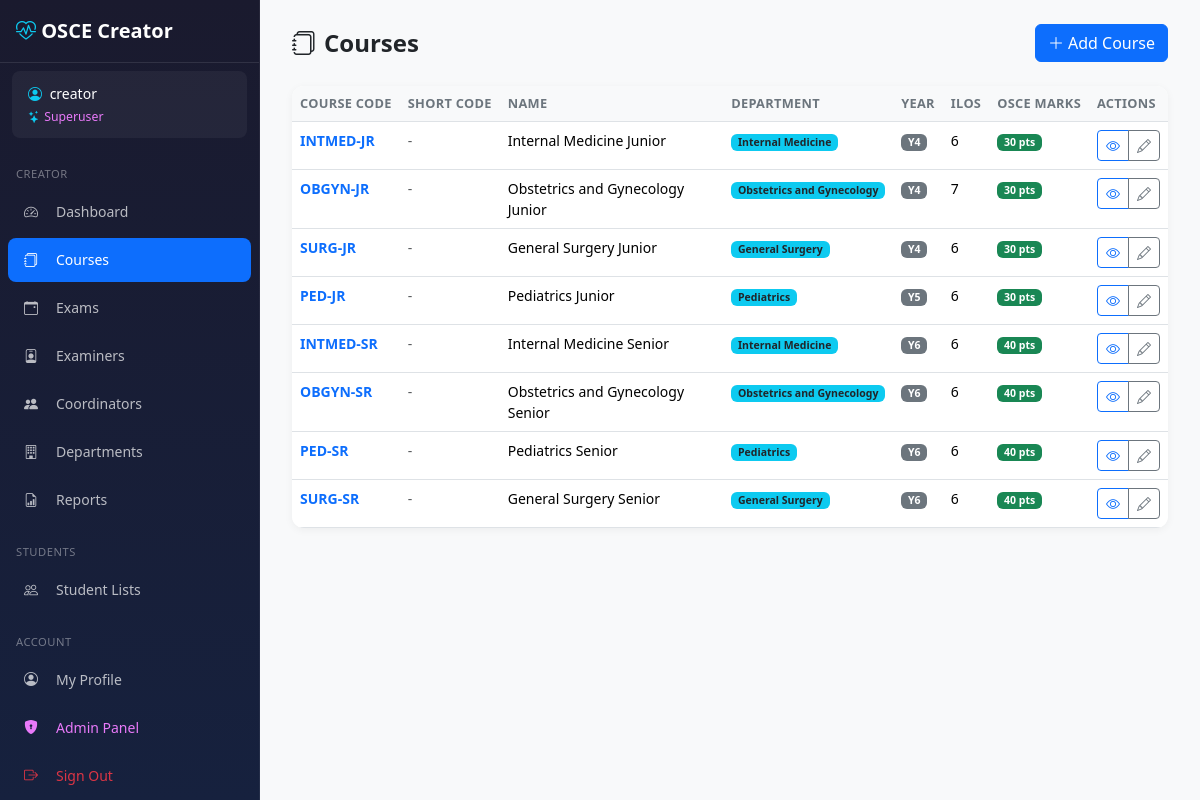
/creator/courses/ (signed in), run on the app's committed database.
### core/models/examiner.py (models this page shows, shortened)
class Examiner(AbstractBaseUser, PermissionsMixin, TimestampMixin):
    ROLE_EXAMINER    = 'examiner'
    ROLE_COORDINATOR = 'coordinator'
    ROLE_ADMIN       = 'admin'
    ROLE_CHOICES = [
        (ROLE_EXAMINER,    'Examiner'),
        (ROLE_COORDINATOR, 'Coordinator'),
        (ROLE_ADMIN,       'Admin'),
    ]
    POSITION_HEAD      = 'head'
    POSITION_RTA       = 'rta'
    POSITION_ORGANIZER = 'organizer'
    POSITION_CHOICES = [
        (POSITION_HEAD,      'Head'),
        (POSITION_RTA,       'RTA'),
        (POSITION_ORGANIZER, 'Organizer'),
    ]
    id = models.AutoField(primary_key=True)
    username = models.CharField(max_length=80, unique=True)
    email = models.EmailField(max_length=120, blank=True, default='')
    full_name = models.CharField(max_length=150)
    title = models.CharField(max_length=20, blank=True, default='')  # Dr., Prof.
    department = models.CharField(max_length=100, blank=True, default='')
    coordinator_department = models.ForeignKey(
        'core.Department',
        null=True, blank=True,
        on_delete=models.SET_NULL,
        related_name='coordinators',
        db_index=True,
    )
    coordinator_position = models.CharField(
        max_length=10,
        choices=POSITION_CHOICES,
        blank=True, default='',
    )
    role = models.CharField(max_length=20, choices=ROLE_CHOICES, default=ROLE_EXAMINER)
    is_active = models.BooleanField(default=True)
    is_staff = models.BooleanField(default=False)
    is_deleted = models.BooleanField(default=False)
    deleted_at = models.DateTimeField(null=True, blank=True)
    objects = ExaminerManager()
    USERNAME_FIELD = 'username'
    REQUIRED_FIELDS = ['full_name']
    class Meta:
        db_table = 'examiners'
        verbose_name = 'Examiner'
        verbose_name_plural = 'Examiners'
        constraints = [
            models.CheckConstraint(
                condition=models.Q(
                    models.Q(role='coordinator', _negated=True)
                ) | models.Q(coordinator_department__isnull=False),
                name='coordinator_must_have_department',
            ),
            models.CheckConstraint(
                condition=models.Q(
                    models.Q(role='coordinator', _negated=True)
                ) | ~models.Q(coordinator_position=''),
                name='coordinator_must_have_position',
            ),
            models.CheckConstraint(
                condition=models.Q(role='coordinator') | models.Q(
                    coordinator_department__isnull=True,
                    coordinator_position='',
                ),
                name='non_coordinator_no_dept_fields',
            ),
        ]
    @property
    def display_name(self):
        if self.title:
            return f"{self.title} {self.full_name}"
        return self.full_name

### core/models/course.py (models this page shows, shortened)
class Course(TimestampMixin):
    id = models.AutoField(primary_key=True)
    code = models.CharField(max_length=20, unique=True)
    short_code = models.CharField(max_length=20, blank=True, default='')
    name = models.CharField(max_length=100)
    description = models.TextField(blank=True, default='')
    year_level = models.IntegerField(default=1)
    department = models.ForeignKey(
        'core.Department',
        on_delete=models.SET_NULL,
        null=True, blank=True,
        related_name='courses',
        help_text='Department responsible for this course',
    )
    osce_mark = models.PositiveIntegerField(
        null=True, blank=True,
        help_text='Total OSCE mark for this course (entered manually, e.g. 50)',
    )
    class Meta:
        db_table = 'courses'

### core/models/department.py (models this page shows, shortened)
class Department(TimestampMixin):
    name = models.CharField(max_length=150, unique=True)
    class Meta:
        db_table = 'departments'
        ordering = ['name']
        verbose_name = 'Department'
        verbose_name_plural = 'Departments'

### creator/views/courses.py (the view)
# urls.py: path('courses/', courses.course_list, name='course_list'),
@login_required
def course_list(request):
    courses = Course.objects.order_by('year_level', 'code').all()
    return render(request, 'creator/courses/list.html', {'courses': courses})

### core/context_processors.py (called while the page is built)
def admin_token(request):
    if hasattr(request, 'user') and request.user.is_authenticated and request.user.is_staff:
        return {'ADMIN_TOKEN': settings.SECRET_ADMIN_URL}
    return {'ADMIN_TOKEN': ''}

### templates/creator/courses/list.html (shortened to what this page needs)
{% extends 'creator/base_creator.html' %}
{% block content %}
<div class="page-header d-flex flex-wrap justify-content-between align-items-center gap-2">
    <div>
        <h1><i class="bi bi-journals me-2"></i>Courses</h1>
    </div>
    <a href="{% url 'creator:course_create' %}" class="btn btn-primary">
        <i class="bi bi-plus-lg me-1"></i>Add Course
    </a>
</div>
<div class="table-card">
    <div class="table-responsive">
    <table class="table table-hover mb-0">
        <thead>
            <tr>
                <th>Course Code</th>
                <th>Short Code</th>
                <th>Name</th>
                <th>Department</th>
                <th>Year</th>
                <th>ILOs</th>
                <th>OSCE Marks</th>
                <th>Actions</th>
            </tr>
        </thead>
        <tbody>
            {% for course in courses %}
            <tr>
                <td>
                    <a href="{% url 'creator:course_detail' course.id %}" class="text-decoration-none fw-bold">
                        {{ course.code }}
                    </a>
                </td>
                <td>
                    {% if course.short_code %}
                        <span class="badge bg-primary">{{ course.short_code }}</span>
                    {% else %}
                        <span class="text-muted">-</span>
                    {% endif %}
                </td>
                <td>{{ course.name }}</td>
                <td>
                    {% if course.department %}
                        <span class="badge bg-info text-dark">{{ course.department.name }}</span>
                    {% else %}
                        <span class="text-muted">—</span>
                    {% endif %}
                </td>
                <td><span class="badge bg-secondary">Y{{ course.year_level }}</span></td>
                <td>{{ course.ilos.count }}</td>
                <td>
                    {% if course.osce_mark %}
                        <span class="badge bg-success">{{ course.osce_mark }} pts</span>
                    {% else %}
                        <span class="text-danger small"><i class="bi bi-exclamation-circle me-1"></i>Not set</span>
                    {% endif %}
                </td>
                <td>
                    <div class="btn-group btn-group-sm">
                        <a href="{% url 'creator:course_detail' course.id %}" class="btn btn-outline-primary" title="View"><i class="bi bi-eye"></i></a>
                        <a href="{% url 'creator:course_edit' course.id %}" class="btn btn-outline-secondary" title="Edit"><i class="bi bi-pencil"></i></a>
                    </div>
                </td>
            </tr>
            {% endfor %}
        </tbody>
    </table>
    </div>
</div>
{% endblock %}

### templates/creator/base_creator.html (shortened to what this page needs)
{% load static %}
<!DOCTYPE html>
<html lang="en">
<head>
    <link href="https://cdn.jsdelivr.net/npm/bootstrap@5.3.2/dist/css/bootstrap.min.css" rel="stylesheet">
    <link href="https://cdn.jsdelivr.net/npm/bootstrap-icons@1.11.1/font/bootstrap-icons.css" rel="stylesheet">
    <link href="{% static 'css/creator.css' %}" rel="stylesheet">
</head>
<body>
    <nav id="creatorSidebar"
         class="sidebar offcanvas-lg offcanvas-start"
         tabindex="-1"
         aria-labelledby="sidebarLabel">
        <div class="offcanvas-body d-flex flex-column p-0">
            <div class="brand d-none d-lg-block">
                <i class="bi bi-heart-pulse"></i> OSCE Creator
            </div>
            {% if user.is_authenticated %}
            <div class="user-info">
                <div><i class="bi bi-person-circle me-1"></i> <span class="user-name">{{ user.display_name|default:user.username }}</span></div>
                <small class="d-block mt-1">
                    {% if user.is_superuser %}
                    <span style="color:#e879f9;"><i class="bi bi-stars me-1"></i>Superuser</span>
                    {% elif user.role == 'admin' %}
                    <span style="color:#f0c040;"><i class="bi bi-shield-fill me-1"></i>Admin</span>
                    {% else %}
                    <span class="text-muted">Examiner</span>
                    {% endif %}
                </small>
            </div>
            {% endif %}
            <div class="nav-section">Creator</div>
            <ul class="nav flex-column">
                <li class="nav-item">
                    <a class="nav-link {% if '/creator/' in request.path and request.path == '/creator/' or request.path == '/creator' %}active{% endif %}"
                       href="{% url 'creator:dashboard' %}">
                        <i class="bi bi-speedometer2"></i> Dashboard
                    </a>
                </li>
                <li class="nav-item">
                    <a class="nav-link {% if '/creator/courses' in request.path %}active{% endif %}"
                       href="{% url 'creator:course_list' %}">
                        <i class="bi bi-journals"></i> Courses
                    </a>
                </li>
                <li class="nav-item">
                    <a class="nav-link {% if '/creator/exams' in request.path %}active{% endif %}"
                       href="{% url 'creator:exam_list' %}">
                        <i class="bi bi-calendar-event"></i> Exams
                    </a>
                </li>
                <li class="nav-item">
                    <a class="nav-link {% if '/creator/examiners' in request.path %}active{% endif %}"
                       href="{% url 'creator:examiner_list' %}">
                        <i class="bi bi-person-badge"></i> Examiners
                    </a>
                </li>
                {% if user.is_superuser or user.role == 'admin' %}
                <li class="nav-item">
                    <a class="nav-link {% if '/creator/coordinators' in request.path %}active{% endif %}"
                       href="{% url 'creator:coordinator_list' %}">
                        <i class="bi bi-people-fill"></i> Coordinators
                    </a>
                </li>
                <li class="nav-item">
                    <a class="nav-link {% if '/creator/departments' in request.path %}active{% endif %}"
                       href="{% url 'creator:department_list' %}">
                        <i class="bi bi-building"></i> Departments
                    </a>
                </li>
                {% endif %}
                <li class="nav-item">
                    <a class="nav-link {% if '/creator/reports' in request.path %}active{% endif %}"
                       href="{% url 'creator:reports_index' %}">
                        <i class="bi bi-file-earmark-bar-graph"></i> Reports
                    </a>
                </li>
            </ul>
            {% if perms.core.can_view_student_list %}
            <div class="nav-section">Students</div>
            <ul class="nav flex-column">
                <li class="nav-item">
                    <a class="nav-link {% if request.path == '/creator/students/' %}active{% endif %}" href="{% url 'creator:student_list' %}">
                        <i class="bi bi-people"></i> Student Lists
                    </a>
                </li>
            </ul>
            {% endif %}
            <div class="mt-auto">
                <div class="nav-section">Account</div>
                <ul class="nav flex-column mb-3">
                    <li class="nav-item">
                        <a class="nav-link {% if request.path == '/profile/' %}active{% endif %}" href="{% url 'profile' %}">
                            <i class="bi bi-person-circle"></i> My Profile
                        </a>
                    </li>
                    {% if user.is_staff %}
                    <li class="nav-item">
                        <form method="POST" action="{% url 'admin_gateway' %}" id="admin-gateway-form">
                            <button type="submit" class="nav-link w-100 text-start border-0 bg-transparent"
                                    style="color:#e879f9;">
                                <i class="bi bi-shield-lock-fill"></i> Admin Panel
                            </button>
                        </form>
                    </li>
                    {% endif %}
                    <li class="nav-item">
                        <a class="nav-link text-danger" href="{% url 'creator:logout' %}">
                            <i class="bi bi-box-arrow-right"></i> Sign Out
                        </a>
                    </li>
                </ul>
            </div>
        </div>
    </nav>
    <main class="main-content">
        <div class="toast-container position-fixed top-0 end-0 p-3" style="z-index: 9999;">
        </div>
        {% block content %}{% endblock %}
    </main>
</body>
</html>

### static/css/creator.css (style rules this page uses)
:root { --primary-color: #0d6efd; --sidebar-width: 260px; --sidebar-bg-start: #1a1a2e; --sidebar-bg-end: #16213e; --touch-target-min: 44px; --font-size-base: 14px; }
body { font-size: var(--font-size-base); overflow-x: hidden; }
.sidebar { background: linear-gradient(180deg, var(--sidebar-bg-start) 0%, var(--sidebar-bg-end) 100%); width: var(--sidebar-width); color: rgba(255,255,255,0.7); }
@media (min-width: 992px) { .sidebar { position: fixed; top: 0; left: 0; height: 100vh; z-index: 1030; border-right: 1px solid rgba(255,255,255,0.06); overflow-y: auto; } }
.sidebar .brand { color: white; font-size: 1.25rem; font-weight: 600; padding: 1rem; margin-bottom: 0.5rem; border-bottom: 1px solid rgba(255,255,255,0.1); }
.sidebar .brand i { color: #0dcaf0; }
.sidebar .user-info { background: rgba(255,255,255,0.05); padding: 0.75rem 1rem; border-radius: 0.5rem; margin: 0 0.75rem 0.5rem; color: rgba(255,255,255,0.8); font-size: 0.875rem; }
.sidebar .user-info .user-name { color: white; font-weight: 500; }
.sidebar .user-info i { color: #0dcaf0; }
.sidebar .nav-link { color: rgba(255,255,255,0.7); padding: 0.65rem 1rem; margin: 0.125rem 0.5rem; border-radius: 0.5rem; transition: all 0.2s; min-height: var(--touch-target-min); display: flex; align-items: center; }
.sidebar .nav-link.active { color: white; background: var(--primary-color); }
.sidebar .nav-link i { width: 24px; margin-right: 0.5rem; flex-shrink: 0; }
.sidebar .nav-section { color: rgba(255,255,255,0.4); font-size: 0.7rem; text-transform: uppercase; letter-spacing: 0.5px; padding: 1rem 1rem 0.3rem; margin-top: 0.25rem; }
.main-content { min-height: 100vh; background: #f8f9fa; padding: 1.25rem; }
@media (min-width: 992px) { .main-content { margin-left: var(--sidebar-width); padding: 1.5rem 2rem; } }
.table-card { background: white; border-radius: 0.75rem; box-shadow: 0 2px 8px rgba(0,0,0,0.05); overflow: hidden; }
.table-card .table-responsive { overflow-x: auto; -webkit-overflow-scrolling: touch; }
.table-card .table { margin-bottom: 0; }
.table-card .table th { background: #f8f9fa; font-weight: 600; font-size: 0.8rem; text-transform: uppercase; letter-spacing: 0.3px; color: #6c757d; border-top: none; white-space: nowrap; }
.page-header { margin-bottom: 1.5rem; }
.page-header h1 { font-size: 1.5rem; font-weight: 600; margin-bottom: 0; }

### data on the page
Examiner: display_name "creator"
Course: code "INTMED-JR", name "Internal Medicine Junior", department.name "Internal Medicine", year_level "4", ilos.count "6", osce_mark "30"
Course: code "OBGYN-JR", name "Obstetrics and Gynecology Junior", department.name "Obstetrics and Gynecology", year_level "4", ilos.count "7", osce_mark "30"
Course: code "SURG-JR", name "General Surgery Junior", department.name "General Surgery", year_level "4", ilos.count "6", osce_mark "30"
Course: code "PED-JR", name "Pediatrics Junior", department.name "Pediatrics", year_level "5", ilos.count "6", osce_mark "30"
Course: code "INTMED-SR", name "Internal Medicine Senior", department.name "Internal Medicine", year_level "6", ilos.count "6", osce_mark "40"
Course: code "OBGYN-SR", name "Obstetrics and Gynecology Senior", department.name "Obstetrics and Gynecology", year_level "6", ilos.count "6", osce_mark "40"
Course: code "PED-SR", name "Pediatrics Senior", department.name "Pediatrics", year_level "6", ilos.count "6", osce_mark "40"
Course: code "SURG-SR", name "General Surgery Senior", department.name "General Surgery", year_level "6", ilos.count "6", osce_mark "40"
